Frame 1 (no input): blank canvas, image omitted
Frame 60 (the mouse pressed at the canvas centre just before this capture): blank canvas, image omitted
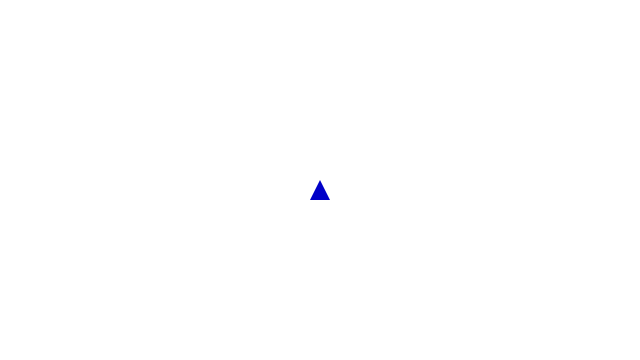
Frame 120 (the mouse held since frame 60 and released just before this capture)

The Processing sketch whose frames 1 and 60 were blank and that drew this single picture after the mouse press (run headless with seeded random() and noise(); from frame 60 on, the mouse is pressed at the canvas centre):

// Processing sketch: game
// ── game.pde

ArrayList<Predator> predators;
ArrayList<Prey> prey;

void setup() {
  size (640, 360);
  noStroke();
  
  predators = new ArrayList<Predator>();
}


void draw() {
  background(255);
  
    for (int i = predators.size()-1; i >= 0; i--) { 
    // An ArrayList doesn't know what it is storing so we have to cast the object coming out
    Predator predator = predators.get(i);

    predator.display();
    }  

}

void mousePressed() {
  // A new ball object is added to the ArrayList (by default to the end)
  predators.add(new Predator(mouseX, mouseY, Direction.N));
}

void keyPressed() {
  if (key == 'a') {
    for (int i = predators.size()-1; i >= 0; i--) { 
    // An ArrayList doesn't know what it is storing so we have to cast the object coming out
    Predator predator = predators.get(i);
    predator.turnLeft();
    }
  } else if (key == 'd') {
    for (int i = predators.size()-1; i >= 0; i--) { 
    // An ArrayList doesn't know what it is storing so we have to cast the object coming out
    Predator predator = predators.get(i);
    predator.turnRight();
    } 
  } else if (key == 'w') {
    for (int i = predators.size()-1; i >= 0; i--) { 
    // An ArrayList doesn't know what it is storing so we have to cast the object coming out
    Predator predator = predators.get(i);
    predator.moveForword();
    }
  }
}

// ── Animal.pde
class Animal {
  
  // Thought: all of these xi's and yi's could be removed and the display function could generate a triangle
  //          based on the center. It would be a little more spacially conservative. Although, center is only
  //          needed while rotating and for algorithmic and potentially collision sensing purposes.
  float x1;
  float y1;
  float x2;
  float y2;
  float x3;
  float y3;
  
  float centerX;
  float centerY;
  
  Direction facing;

  
  float speed = 0;           // Rate speed increases while traveling in a straight line.
  float acceleration = 1;    // Acceleration was in the move calculation before but I realized what I was doing was incorrect.
                             //   Implementing acceleration will have to involve a changing speed variable. 
  
  boolean alive = true;
  
  color aliveColor = color(0, 200, 0);
  color deadColor = color(0);
  
  final float rotationRadians = PI/4;
    
  Animal(float x, float y, Direction facing) {
    // the constants I use in here are basically dimensions for the triangle. This is kind of hacky to have these "magic numbers"
    //   I am sure there is a more graceful solution but I haven't spent the time thinking of it yet.
     x1 = x - 10;
     y1 = y + 20;
     x2 = x;
     y2 = y;
     x3 = x + 10;
     y3 = y + 20;
     this.facing = facing;
  }
  
  void moveForword() {
     x1 += facing.xDist + (speed * facing.xDir);
     y1 += facing.yDist + (speed * facing.yDir);
     x2 += facing.xDist + (speed * facing.xDir);
     y2 += facing.yDist + (speed * facing.yDir);
     x3 += facing.xDist + (speed * facing.xDir);
     y3 += facing.yDist + (speed * facing.yDir);
  }
  
  void turnLeft() {  
    rotateTriangle(-rotationRadians);
    facing = facing.turnLeft();
  }
  
  void turnRight() {
     rotateTriangle(rotationRadians);
     facing = facing.turnRight(); 
  }
  
  private color getColor() {
    return this.alive ? this.aliveColor : this.deadColor;
  }
  
  void display() {
    fill(getColor());
    triangle(x1, y1, x2, y2, x3, y3);
  }
  
  private void rotateTriangle(float rotationAngle) {
    /* Rotate the triangle */
    // find the center
    centerX = (x1 + x2 + x3)/3;
    centerY = (y1 + y2 + y3)/3;
    
    // translate to origin
    float t_x1 = x1 - centerX;
    float t_y1 = y1 - centerY;
    float t_x2 = x2 - centerX;
    float t_y2 = y2 - centerY;
    float t_x3 = x3 - centerX;
    float t_y3 = y3 - centerY;
    
    // rotate and return to original location
    x1 = (t_x1 * cos(rotationAngle) - t_y1 * sin(rotationAngle)) + centerX;
    y1 = (t_x1 * sin(rotationAngle) + t_y1 * cos(rotationAngle)) + centerY;
    x2 = (t_x2 * cos(rotationAngle) - t_y2 * sin(rotationAngle)) + centerX;
    y2 = (t_x2 * sin(rotationAngle) + t_y2 * cos(rotationAngle)) + centerY;
    x3 = (t_x3 * cos(rotationAngle) - t_y3 * sin(rotationAngle)) + centerX;
    y3 = (t_x3 * sin(rotationAngle) + t_y3 * cos(rotationAngle)) + centerY;
  }
}

// ── Direction.pde
  
  private static float d =1/sqrt(2); // moving d in the x direction and d in the y direction results in a movement of euclidean distance 1
  
  enum Direction {
    N(0f, -1f, 0, -1),
    NE(d, -d, 1, -1),
    E(1f, 0f, 1, 0),
    SE(d, d, 1, 1),
    S(0,1f, 0, 1),
    SW(-d, d, -1, 1),
    W(-1f, 0f, -1, 0),
    NW(-d, -d, -1, -1);
        
    public final float xDist;
    public final float yDist;
    public final int xDir;          // for multiplying speed to make sure it is applied in the right direction while moving -> x1 = xAngle + (speed * xDir * acceleration)
    public final int yDir;          //    if the predator is moving north and speed is 1, summing will cause it not to move in the y direction.
                                    //    if it is multiplied by -1 then it the predator will move as expected.
    
    private Direction(float xDist, float yDist, int xDir, int yDir) {
      this.xDist = xDist;
      this.yDist = yDist;
      this.xDir = xDir;
      this.yDir = yDir;
    }
    
    public Direction turnRight() {
     return this.ordinal() < Direction.values().length - 1
         ? Direction.values()[this.ordinal() + 1]
         : Direction.values()[0];
    }
    
    public Direction turnLeft() {
     return this.ordinal() > 0
         ? Direction.values()[this.ordinal() - 1]
         : Direction.values()[Direction.values().length - 1];
    }
  }

// ── Predator.pde
class Predator extends Animal {
  
   Predator(float x, float y, Direction facing) {
     super(x, y, facing);
     this.aliveColor = color(0,0,200);
   }
  
}

// ── Prey.pde
class Prey extends Animal {
  
   Prey(float x, float y, Direction facing) {
     super(x, y, facing);
   }
  
}
